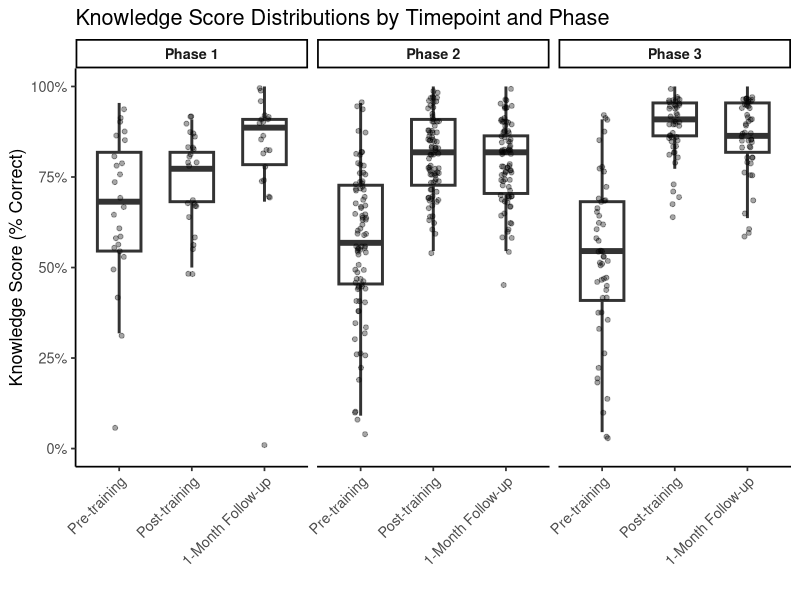
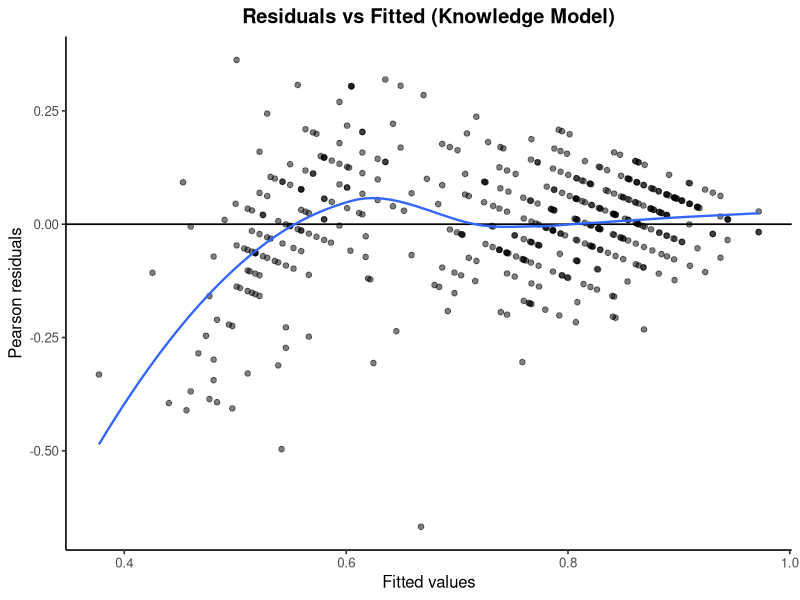
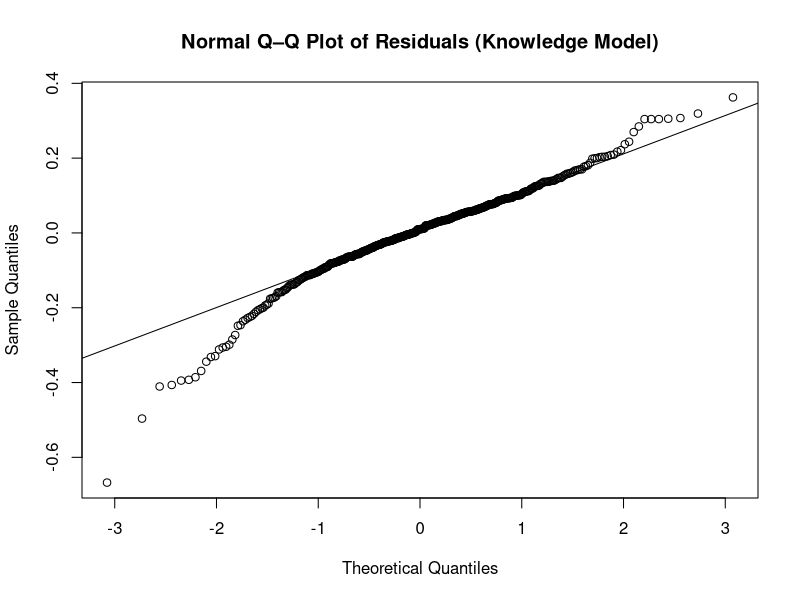
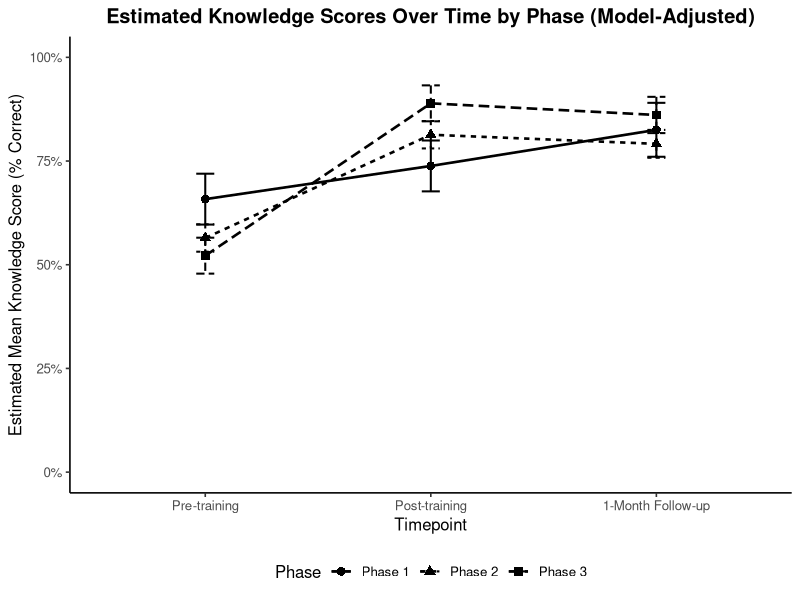
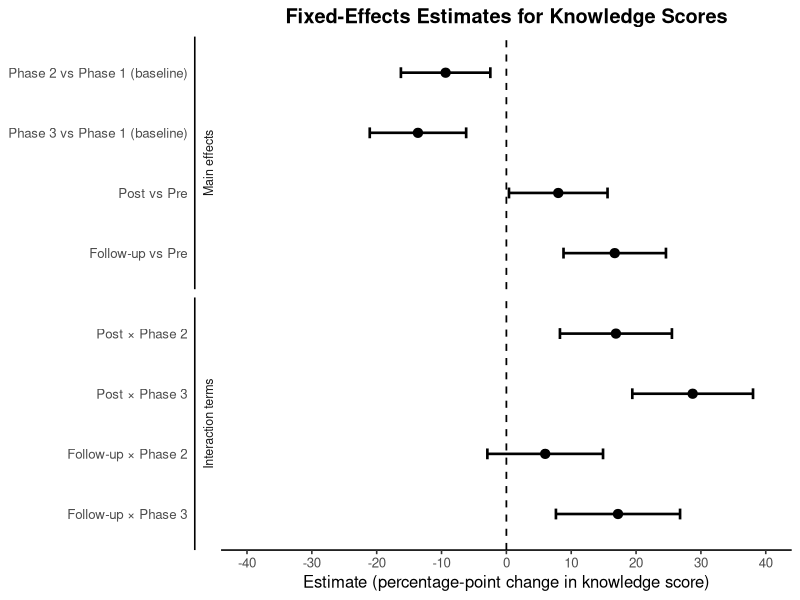
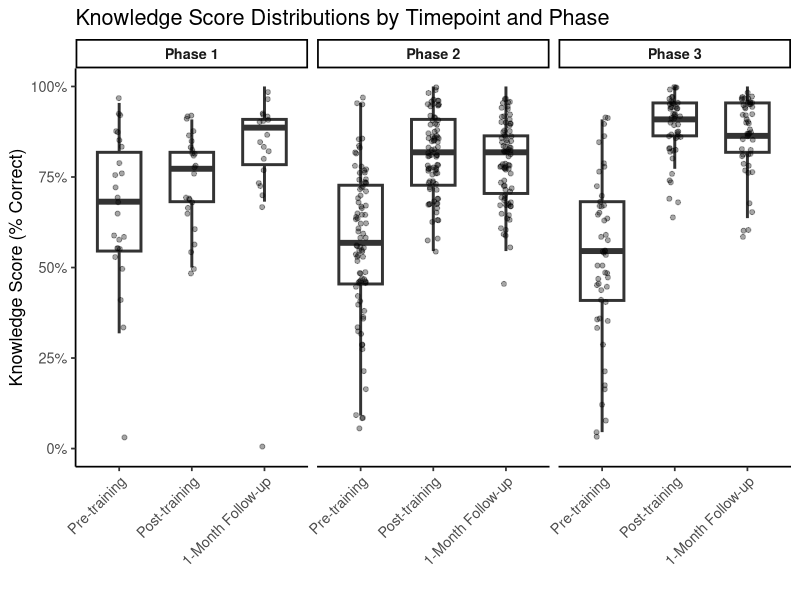
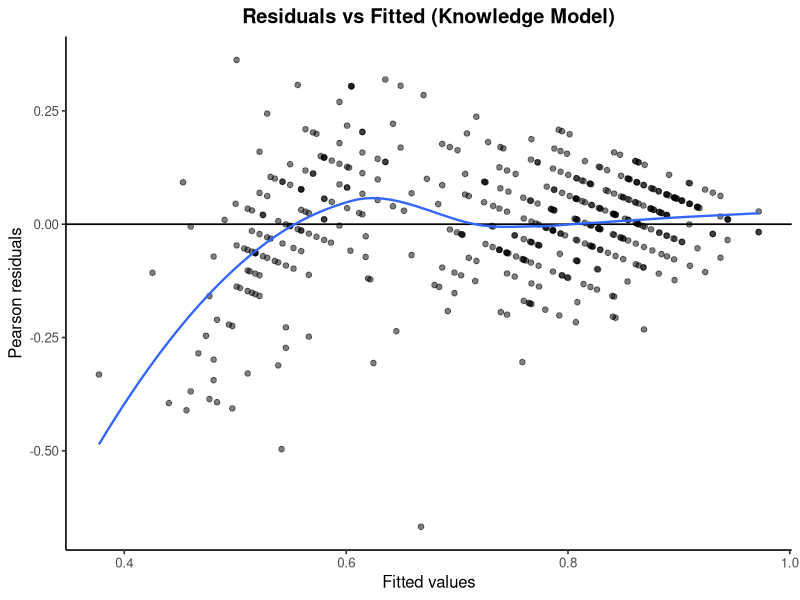
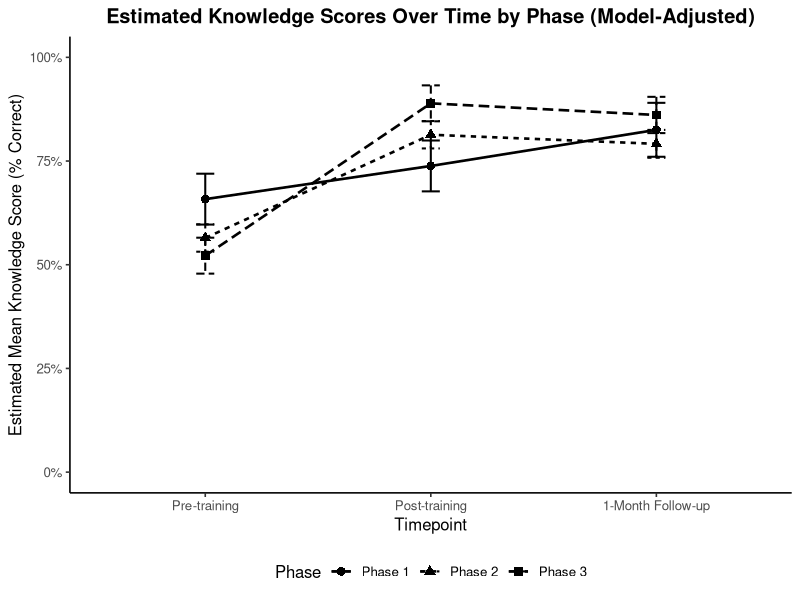

These charts were generated, in order, by the following R code:
###############################################
# Linear Mixed-Effects Model (LMM) Analysis
# Diabetes Management Training – Knowledge Scores
#
# Goal (manuscript-ready workflow):
#   1) Describe score distributions over time (Pre, Post, Follow-up), overall and by Phase
#   2) Fit an LMM to test whether change over time differs by implementation Phase
#   3) Produce publishable visuals + tables:
#        - Descriptive plots
#        - Model diagnostics
#        - EMM (model-adjusted means) plot + EMM table
#        - Fixed-effects tables
#        - Forest plot of fixed effects (APA/clinical style)
#
# Conceptual model:
#   Score_ij = β0 + β(Timepoint) + β(Phase) + β(Timepoint×Phase) + u_i + ε_ij
#   where u_i is a participant-level random intercept (accounts for repeated measures).
#
# Reference categories (interpretation):
#   - Timepoint reference = Pre-training
#   - Phase reference     = Phase 1
###############################################

# -----------------------------
# 0) Setup
# -----------------------------
setwd("/Users/bryce/Desktop/SC_CTSI/Diabetes Prevention Management")

# -----------------------------
# 1) Libraries
# -----------------------------
library(lme4)
library(lmerTest)
library(dplyr)
library(readr)
library(emmeans)
library(ggplot2)
library(scales)
library(broom.mixed)

# -----------------------------
# 2) Read data
# -----------------------------
lmm_data <- read_csv("LMM_long.csv")

# -----------------------------
# 3) Factor coding
# -----------------------------
time_levels  <- c("pretraining", "posttraining", "followup")
time_labels  <- c("Pre-training", "Post-training", "1-Month Follow-up")

phase_levels <- c("Phase 1", "Phase 2", "Phase 3")
phase_labels <- c("Phase 1", "Phase 2", "Phase 3")

lmm_data <- lmm_data %>%
  mutate(
    ID        = factor(ID),
    Timepoint = factor(Timepoint, levels = time_levels),
    Phase     = factor(Phase, levels = phase_levels),
    Score     = as.numeric(Score),
    Timepoint_label = factor(Timepoint, levels = time_levels, labels = time_labels),
    Phase_label     = factor(Phase, levels = phase_levels, labels = phase_labels)
  )

plot_data <- lmm_data %>% filter(!is.na(Score))

# -----------------------------
# 4) Missingness
# -----------------------------
table(lmm_data$Timepoint, is.na(lmm_data$Score))

# -----------------------------
# 5) Model fitting (ML for LRT)
# -----------------------------
lmm_full <- lmer(
  Score ~ Timepoint * Phase + (1 | ID),
  data = lmm_data,
  REML = FALSE,
  na.action = na.omit
)

lmm_reduced <- lmer(
  Score ~ Timepoint + Phase + (1 | ID),
  data = lmm_data,
  REML = FALSE,
  na.action = na.omit
)

interaction_test_knowledge <- anova(lmm_reduced, lmm_full)
p_int <- interaction_test_knowledge$`Pr(>Chisq)`[2]

lmm <- if (!is.na(p_int) && p_int < 0.05) lmm_full else lmm_reduced

summary(lmm)

# -----------------------------
# 6) Descriptive Box + Jitter (publication style)
# -----------------------------
p_know_box <- ggplot(plot_data, aes(x = Timepoint_label, y = Score)) +
  geom_boxplot(outlier.shape = NA, width = 0.6, linewidth = 1) +
  geom_jitter(width = 0.08, alpha = 0.35, size = 1.4) +
  facet_wrap(~ Phase_label, nrow = 1) +
  scale_y_continuous(labels = percent_format(accuracy = 1), limits = c(0, 1)) +
  labs(
    title = "Knowledge Score Distributions by Timepoint and Phase",
    x = "",
    y = "Knowledge Score (% Correct)"
  ) +
  theme_classic(base_size = 13) +
  theme(
    strip.text = element_text(face = "bold"),
    panel.grid = element_blank(),
    axis.text.x = element_text(angle = 45, hjust = 1)
  )

p_know_box

# -----------------------------
# 7) Diagnostics (ggplot-based, consistent with Confidence)
# -----------------------------
diag_df_know <- data.frame(
  fitted = fitted(lmm),
  resid  = resid(lmm, type = "pearson")
)

p_know_resid <- ggplot(diag_df_know, aes(x = fitted, y = resid)) +
  geom_hline(yintercept = 0, linewidth = 0.6) +
  geom_point(size = 1.6, alpha = 0.5) +
  geom_smooth(method = "loess", span = 0.8, se = FALSE, linewidth = 0.8) +
  labs(
    title = "Residuals vs Fitted (Knowledge Model)",
    x = "Fitted values",
    y = "Pearson residuals"
  ) +
  theme_classic(base_size = 12) +
  theme(plot.title = element_text(face = "bold", hjust = 0.5))

p_know_resid

qqnorm(resid(lmm), main = "Normal Q–Q Plot of Residuals (Knowledge Model)")
qqline(resid(lmm))

# -----------------------------
# 8) EMM Plot (black-only, manuscript style)
# -----------------------------
emm <- emmeans(lmm, ~ Timepoint | Phase)

emm_df <- as.data.frame(emm) %>%
  mutate(
    Timepoint_label = factor(Timepoint, levels = time_levels, labels = time_labels),
    Phase_label     = factor(Phase, levels = phase_levels, labels = phase_labels)
  )

p_know_emm <- ggplot(
  emm_df,
  aes(
    x = Timepoint_label,
    y = emmean,
    group = Phase_label,
    linetype = Phase_label,
    shape = Phase_label
  )
) +
  geom_line(linewidth = 0.9, color = "black") +
  geom_point(size = 2.6, color = "black") +
  geom_errorbar(aes(ymin = lower.CL, ymax = upper.CL), width = 0.08, linewidth = 0.7, color = "black") +
  scale_y_continuous(labels = percent_format(accuracy = 1), limits = c(0, 1)) +
  labs(
    title = "Estimated Knowledge Scores Over Time by Phase (Model-Adjusted)",
    x = "Timepoint",
    y = "Estimated Mean Knowledge Score (% Correct)",
    linetype = "Phase",
    shape = "Phase"
  ) +
  theme_classic(base_size = 12) +
  theme(
    plot.title = element_text(face = "bold", hjust = 0.5),
    legend.position = "bottom"
  )

p_know_emm

# -----------------------------
# 9) Fixed Effects Tables
# -----------------------------
fixef_tbl_selected <- broom.mixed::tidy(lmm, effects = "fixed", conf.int = TRUE) %>%
  transmute(
    Effect   = term,
    Estimate = estimate,
    SE       = std.error,
    DF       = df,
    tValue   = statistic,
    pValue   = p.value,
    CI_Lower = conf.low,
    CI_Upper = conf.high
  ) %>%
  mutate(across(where(is.numeric), ~ round(.x, 3)))

fixef_tbl_selected

# -----------------------------
# 10) Forest Plot (built from SELECTED model)
# -----------------------------
pp <- 100

forest_data_know <- broom.mixed::tidy(lmm, effects = "fixed", conf.int = TRUE) %>%
  filter(term != "(Intercept)") %>%
  mutate(
    estimate  = estimate  * pp,
    conf.low  = conf.low  * pp,
    conf.high = conf.high * pp,
    term_clean = case_when(
      term == "PhasePhase 2" ~ "Phase 2 vs Phase 1 (baseline)",
      term == "PhasePhase 3" ~ "Phase 3 vs Phase 1 (baseline)",
      term == "Timepointposttraining" ~ "Post vs Pre",
      term == "Timepointfollowup" ~ "Follow-up vs Pre",
      term == "Timepointposttraining:PhasePhase 2" ~ "Post × Phase 2",
      term == "Timepointposttraining:PhasePhase 3" ~ "Post × Phase 3",
      term == "Timepointfollowup:PhasePhase 2" ~ "Follow-up × Phase 2",
      term == "Timepointfollowup:PhasePhase 3" ~ "Follow-up × Phase 3",
      TRUE ~ term
    ),
    block = ifelse(grepl("×", term_clean), "Interaction terms", "Main effects"),
    block = factor(block, levels = c("Main effects", "Interaction terms"))
  )

preferred_order_know <- c(
  "Phase 2 vs Phase 1 (baseline)",
  "Phase 3 vs Phase 1 (baseline)",
  "Post vs Pre",
  "Follow-up vs Pre",
  "Post × Phase 2",
  "Post × Phase 3",
  "Follow-up × Phase 2",
  "Follow-up × Phase 3"
)

present_terms <- preferred_order_know[preferred_order_know %in% forest_data_know$term_clean]

forest_data_know <- forest_data_know %>%
  mutate(term_clean = factor(term_clean, levels = rev(present_terms)))

lim <- max(abs(c(forest_data_know$conf.low, forest_data_know$conf.high)), na.rm = TRUE)
lim <- ceiling(lim / 10) * 10

p_know_forest <- ggplot(forest_data_know, aes(x = estimate, y = term_clean)) +
  geom_vline(xintercept = 0, linetype = "dashed", linewidth = 0.6) +
  geom_errorbarh(aes(xmin = conf.low, xmax = conf.high), height = 0.18, linewidth = 0.9) +
  geom_point(size = 2.8) +
  facet_grid(block ~ ., scales = "free_y", space = "free_y", switch = "y") +
  scale_x_continuous(limits = c(-lim, lim), breaks = seq(-lim, lim, by = 10)) +
  labs(
    title = "Fixed-Effects Estimates for Knowledge Scores",
    x = "Estimate (percentage-point change in knowledge score)",
    y = NULL
  ) +
  theme_classic(base_size = 12) +
  theme(
    plot.title = element_text(face = "bold", hjust = 0.5),
    axis.ticks.y = element_blank(),
    strip.background = element_blank(),
    strip.text.y.left = element_text(size = 9)
  )

p_know_forest


# -----------------------------
# 11) Export plots to PNG
# -----------------------------
fig_dir <- "figures_png_knowledge"

if (!dir.exists(fig_dir)) {
  dir.create(fig_dir, recursive = TRUE)
}

plots_to_save <- list(
  "knowledge_box_by_phase_time"    = p_know_box,
  "knowledge_residuals_vs_fitted"  = p_know_resid,
  "knowledge_emm_by_phase"         = p_know_emm,
  "knowledge_forest_fixed_effects" = p_know_forest
)

for (nm in names(plots_to_save)) {
  ggsave(
    filename = file.path(fig_dir, paste0(nm, ".png")),
    plot     = plots_to_save[[nm]],
    device   = "png",
    width    = 7,
    height   = 4.5,
    units    = "in",
    dpi      = 300,
    bg       = "white"
  )
}

message("Saved ", length(plots_to_save), " knowledge plots to: ", normalizePath(fig_dir))
